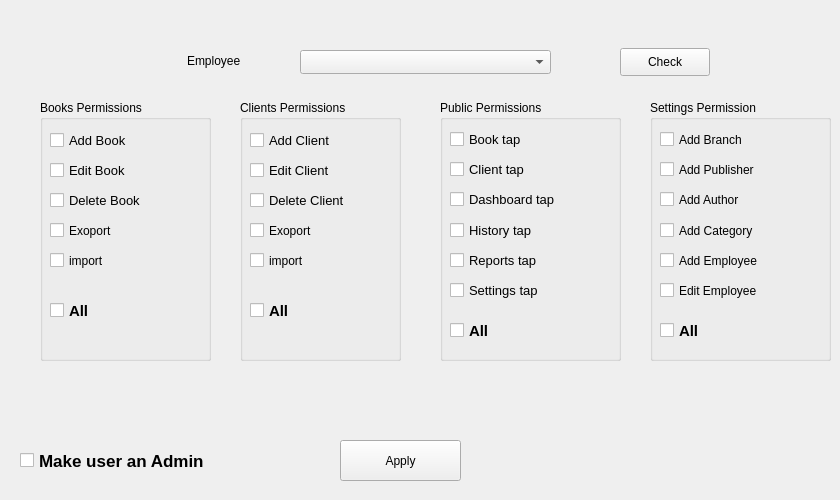
           <widget class="QWidget" name="tab_28">
            <attribute name="title">
             <string>Permissions</string>
            </attribute>
            <widget class="QLabel" name="label_62">
             <property name="geometry">
              <rect>
               <x>187</x>
               <y>45</y>
               <width>71</width>
               <height>31</height>
              </rect>
             </property>
             <property name="text">
              <string>Employee</string>
             </property>
            </widget>
            <widget class="QComboBox" name="comboBox_29">
             <property name="geometry">
              <rect>
               <x>300</x>
               <y>50</y>
               <width>251</width>
               <height>24</height>
              </rect>
             </property>
            </widget>
            <widget class="QGroupBox" name="groupBox_7">
             <property name="geometry">
              <rect>
               <x>40</x>
               <y>100</y>
               <width>171</width>
               <height>261</height>
              </rect>
             </property>
             <property name="title">
              <string>Books Permissions</string>
             </property>
             <widget class="QCheckBox" name="checkBox_3">
              <property name="geometry">
               <rect>
                <x>10</x>
                <y>90</y>
                <width>121</width>
                <height>21</height>
               </rect>
              </property>
              <property name="font">
               <font>
                <family>Ubuntu</family>
                <pointsize>10</pointsize>
                <weight>50</weight>
                <bold>false</bold>
               </font>
              </property>
              <property name="text">
               <string>Delete Book</string>
              </property>
             </widget>
             <widget class="QCheckBox" name="checkBox_2">
              <property name="geometry">
               <rect>
                <x>10</x>
                <y>60</y>
                <width>121</width>
                <height>21</height>
               </rect>
              </property>
              <property name="font">
               <font>
                <family>Ubuntu</family>
                <pointsize>10</pointsize>
                <weight>50</weight>
                <bold>false</bold>
               </font>
              </property>
              <property name="text">
               <string>Edit Book</string>
              </property>
             </widget>
             <widget class="QCheckBox" name="checkBox">
              <property name="geometry">
               <rect>
                <x>10</x>
                <y>30</y>
                <width>121</width>
                <height>21</height>
               </rect>
              </property>
              <property name="font">
               <font>
                <family>Ubuntu</family>
                <pointsize>10</pointsize>
                <weight>50</weight>
                <bold>false</bold>
               </font>
              </property>
              <property name="text">
               <string>Add Book</string>
              </property>
             </widget>
             <widget class="QCheckBox" name="checkBox_26">
              <property name="geometry">
               <rect>
                <x>10</x>
                <y>120</y>
                <width>131</width>
                <height>21</height>
               </rect>
              </property>
              <property name="font">
               <font>
                <weight>50</weight>
                <bold>false</bold>
               </font>
              </property>
              <property name="text">
               <string>Exoport</string>
              </property>
             </widget>
             <widget class="QCheckBox" name="checkBox_27">
              <property name="geometry">
               <rect>
                <x>10</x>
                <y>150</y>
                <width>131</width>
                <height>21</height>
               </rect>
              </property>
              <property name="font">
               <font>
                <weight>50</weight>
                <bold>false</bold>
               </font>
              </property>
              <property name="text">
               <string>import</string>
              </property>
             </widget>
             <widget class="QCheckBox" name="checkBox_30">
              <property name="geometry">
               <rect>
                <x>10</x>
                <y>200</y>
                <width>161</width>
                <height>21</height>
               </rect>
              </property>
              <property name="font">
               <font>
                <pointsize>11</pointsize>
                <weight>75</weight>
                <bold>true</bold>
               </font>
              </property>
              <property name="text">
               <string>All </string>
              </property>
             </widget>
            </widget>
            <widget class="QGroupBox" name="groupBox_8">
             <property name="geometry">
              <rect>
               <x>240</x>
               <y>100</y>
               <width>161</width>
               <height>261</height>
              </rect>
             </property>
             <property name="title">
              <string>Clients Permissions</string>
             </property>
             <widget class="QCheckBox" name="checkBox_4">
              <property name="geometry">
               <rect>
                <x>10</x>
                <y>30</y>
                <width>121</width>
                <height>21</height>
               </rect>
              </property>
              <property name="font">
               <font>
                <family>Ubuntu</family>
                <pointsize>10</pointsize>
                <weight>50</weight>
                <bold>false</bold>
               </font>
              </property>
              <property name="text">
               <string>Add Client</string>
              </property>
             </widget>
             <widget class="QCheckBox" name="checkBox_5">
              <property name="geometry">
               <rect>
                <x>10</x>
                <y>60</y>
                <width>121</width>
                <height>21</height>
               </rect>
              </property>
              <property name="font">
               <font>
                <family>Ubuntu</family>
                <pointsize>10</pointsize>
                <weight>50</weight>
                <bold>false</bold>
               </font>
              </property>
              <property name="text">
               <string>Edit Client</string>
              </property>
             </widget>
             <widget class="QCheckBox" name="checkBox_6">
              <property name="geometry">
               <rect>
                <x>10</x>
                <y>90</y>
                <width>131</width>
                <height>21</height>
               </rect>
              </property>
              <property name="font">
               <font>
                <family>Ubuntu</family>
                <pointsize>10</pointsize>
                <weight>50</weight>
                <bold>false</bold>
               </font>
              </property>
              <property name="text">
               <string>Delete Client</string>
              </property>
             </widget>
             <widget class="QCheckBox" name="checkBox_28">
              <property name="geometry">
               <rect>
                <x>10</x>
                <y>120</y>
                <width>121</width>
                <height>21</height>
               </rect>
              </property>
              <property name="font">
               <font>
                <weight>50</weight>
                <bold>false</bold>
               </font>
              </property>
              <property name="text">
               <string>Exoport</string>
              </property>
             </widget>
             <widget class="QCheckBox" name="checkBox_29">
              <property name="geometry">
               <rect>
                <x>10</x>
                <y>150</y>
                <width>111</width>
                <height>21</height>
               </rect>
              </property>
              <property name="font">
               <font>
                <weight>50</weight>
                <bold>false</bold>
               </font>
              </property>
              <property name="text">
               <string>import</string>
              </property>
             </widget>
             <widget class="QCheckBox" name="checkBox_31">
              <property name="geometry">
               <rect>
                <x>10</x>
                <y>200</y>
                <width>161</width>
                <height>21</height>
               </rect>
              </property>
              <property name="font">
               <font>
                <pointsize>11</pointsize>
                <weight>75</weight>
                <bold>true</bold>
               </font>
              </property>
              <property name="text">
               <string>All </string>
              </property>
             </widget>
            </widget>
            <widget class="QGroupBox" name="groupBox_9">
             <property name="geometry">
              <rect>
               <x>440</x>
               <y>100</y>
               <width>181</width>
               <height>261</height>
              </rect>
             </property>
             <property name="title">
              <string>Public Permissions</string>
             </property>
             <widget class="QCheckBox" name="checkBox_9">
              <property name="geometry">
               <rect>
                <x>10</x>
                <y>89</y>
                <width>111</width>
                <height>21</height>
               </rect>
              </property>
              <property name="font">
               <font>
                <family>Ubuntu</family>
                <pointsize>10</pointsize>
                <weight>50</weight>
                <bold>false</bold>
               </font>
              </property>
              <property name="text">
               <string>Dashboard tap</string>
              </property>
             </widget>
             <widget class="QCheckBox" name="checkBox_8">
              <property name="geometry">
               <rect>
                <x>10</x>
                <y>59</y>
                <width>87</width>
                <height>21</height>
               </rect>
              </property>
              <property name="font">
               <font>
                <family>Ubuntu</family>
                <pointsize>10</pointsize>
                <weight>50</weight>
                <bold>false</bold>
               </font>
              </property>
              <property name="text">
               <string>Client tap</string>
              </property>
             </widget>
             <widget class="QCheckBox" name="checkBox_7">
              <property name="geometry">
               <rect>
                <x>10</x>
                <y>29</y>
                <width>111</width>
                <height>21</height>
               </rect>
              </property>
              <property name="font">
               <font>
                <family>Ubuntu</family>
                <pointsize>10</pointsize>
                <weight>50</weight>
                <bold>false</bold>
               </font>
              </property>
              <property name="text">
               <string>Book tap</string>
              </property>
             </widget>
             <widget class="QCheckBox" name="checkBox_11">
              <property name="geometry">
               <rect>
                <x>10</x>
                <y>150</y>
                <width>91</width>
                <height>21</height>
               </rect>
              </property>
              <property name="font">
               <font>
                <family>Ubuntu</family>
                <pointsize>10</pointsize>
                <weight>50</weight>
                <bold>false</bold>
               </font>
              </property>
              <property name="text">
               <string>Reports tap</string>
              </property>
             </widget>
             <widget class="QCheckBox" name="checkBox_10">
              <property name="geometry">
               <rect>
                <x>10</x>
                <y>120</y>
                <width>87</width>
                <height>21</height>
               </rect>
              </property>
              <property name="font">
               <font>
                <family>Ubuntu</family>
                <pointsize>10</pointsize>
                <weight>50</weight>
                <bold>false</bold>
               </font>
              </property>
              <property name="text">
               <string>History tap</string>
              </property>
             </widget>
             <widget class="QCheckBox" name="checkBox_12">
              <property name="geometry">
               <rect>
                <x>10</x>
                <y>180</y>
                <width>101</width>
                <height>21</height>
               </rect>
              </property>
              <property name="font">
               <font>
                <family>Ubuntu</family>
                <pointsize>10</pointsize>
                <weight>50</weight>
                <bold>false</bold>
               </font>
              </property>
              <property name="text">
               <string>Settings tap</string>
              </property>
             </widget>
             <widget class="QCheckBox" name="checkBox_32">
              <property name="geometry">
               <rect>
                <x>10</x>
                <y>220</y>
                <width>161</width>
                <height>21</height>
               </rect>
              </property>
              <property name="font">
               <font>
                <pointsize>11</pointsize>
                <weight>75</weight>
                <bold>true</bold>
               </font>
              </property>
              <property name="text">
               <string>All </string>
              </property>
             </widget>
            </widget>
            <widget class="QPushButton" name="pushButton_39">
             <property name="enabled">
              <bool>true</bool>
             </property>
             <property name="geometry">
              <rect>
               <x>620</x>
               <y>48</y>
               <width>90</width>
               <height>28</height>
              </rect>
             </property>
             <property name="text">
              <string>Check</string>
             </property>
            </widget>
            <widget class="QPushButton" name="pushButton_40">
             <property name="enabled">
              <bool>true</bool>
             </property>
             <property name="geometry">
              <rect>
               <x>340</x>
               <y>440</y>
               <width>121</width>
               <height>41</height>
              </rect>
             </property>
             <property name="text">
              <string>Apply</string>
             </property>
            </widget>
            <widget class="QGroupBox" name="groupBox_10">
             <property name="geometry">
              <rect>
               <x>650</x>
               <y>100</y>
               <width>181</width>
               <height>261</height>
              </rect>
             </property>
             <property name="title">
              <string>Settings Permission</string>
             </property>
             <widget class="QCheckBox" name="checkBox_19">
              <property name="geometry">
               <rect>
                <x>10</x>
                <y>89</y>
                <width>101</width>
                <height>21</height>
               </rect>
              </property>
              <property name="font">
               <font>
                <weight>50</weight>
                <bold>false</bold>
               </font>
              </property>
              <property name="text">
               <string>Add Author</string>
              </property>
             </widget>
             <widget class="QCheckBox" name="checkBox_20">
              <property name="geometry">
               <rect>
                <x>10</x>
                <y>59</y>
                <width>111</width>
                <height>21</height>
               </rect>
              </property>
              <property name="font">
               <font>
                <weight>50</weight>
                <bold>false</bold>
               </font>
              </property>
              <property name="text">
               <string>Add Publisher</string>
              </property>
             </widget>
             <widget class="QCheckBox" name="checkBox_21">
              <property name="geometry">
               <rect>
                <x>10</x>
                <y>29</y>
                <width>101</width>
                <height>21</height>
               </rect>
              </property>
              <property name="font">
               <font>
                <weight>50</weight>
                <bold>false</bold>
               </font>
              </property>
              <property name="text">
               <string>Add Branch</string>
              </property>
             </widget>
             <widget class="QCheckBox" name="checkBox_22">
              <property name="geometry">
               <rect>
                <x>10</x>
                <y>150</y>
                <width>111</width>
                <height>21</height>
               </rect>
              </property>
              <property name="font">
               <font>
                <weight>50</weight>
                <bold>false</bold>
               </font>
              </property>
              <property name="text">
               <string>Add Employee</string>
              </property>
             </widget>
             <widget class="QCheckBox" name="checkBox_23">
              <property name="geometry">
               <rect>
                <x>10</x>
                <y>120</y>
                <width>111</width>
                <height>21</height>
               </rect>
              </property>
              <property name="font">
               <font>
                <weight>50</weight>
                <bold>false</bold>
               </font>
              </property>
              <property name="text">
               <string>Add Category</string>
              </property>
             </widget>
             <widget class="QCheckBox" name="checkBox_24">
              <property name="geometry">
               <rect>
                <x>10</x>
                <y>180</y>
                <width>121</width>
                <height>21</height>
               </rect>
              </property>
              <property name="font">
               <font>
                <weight>50</weight>
                <bold>false</bold>
               </font>
              </property>
              <property name="text">
               <string>Edit Employee</string>
              </property>
             </widget>
             <widget class="QCheckBox" name="checkBox_33">
              <property name="geometry">
               <rect>
                <x>10</x>
                <y>220</y>
                <width>161</width>
                <height>21</height>
               </rect>
              </property>
              <property name="font">
               <font>
                <pointsize>11</pointsize>
                <weight>75</weight>
                <bold>true</bold>
               </font>
              </property>
              <property name="text">
               <string>All </string>
              </property>
             </widget>
            </widget>
            <widget class="QCheckBox" name="checkBox_25">
             <property name="geometry">
              <rect>
               <x>20</x>
               <y>430</y>
               <width>201</width>
               <height>61</height>
              </rect>
             </property>
             <property name="baseSize">
              <size>
               <width>17</width>
               <height>0</height>
              </size>
             </property>
             <property name="font">
              <font>
               <pointsize>13</pointsize>
               <weight>75</weight>
               <bold>true</bold>
              </font>
             </property>
             <property name="text">
              <string>Make user an Admin</string>
             </property>
             <property name="iconSize">
              <size>
               <width>42</width>
               <height>31</height>
              </size>
             </property>
            </widget>
           </widget>
